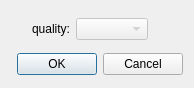
<?xml version="1.0" encoding="UTF-8"?>
<ui version="4.0">
 <class>QualityPickerDialog</class>
 <widget class="QDialog" name="QualityPickerDialog">
  <property name="geometry">
   <rect>
    <x>0</x>
    <y>0</y>
    <width>194</width>
    <height>88</height>
   </rect>
  </property>
  <property name="minimumSize">
   <size>
    <width>32</width>
    <height>32</height>
   </size>
  </property>
  <property name="windowTitle">
   <string>Pick quality</string>
  </property>
  <layout class="QVBoxLayout" name="verticalLayout">
   <item>
    <layout class="QHBoxLayout" name="horizontalLayout_2">
     <item>
      <spacer name="horizontalSpacer_2">
       <property name="orientation">
        <enum>Qt::Horizontal</enum>
       </property>
       <property name="sizeHint" stdset="0">
        <size>
         <width>40</width>
         <height>20</height>
        </size>
       </property>
      </spacer>
     </item>
     <item>
      <widget class="QLabel" name="channelName">
       <property name="text">
        <string>quality:</string>
       </property>
      </widget>
     </item>
     <item>
      <widget class="QComboBox" name="qualityCombo">
       <property name="enabled">
        <bool>false</bool>
       </property>
       <property name="sizePolicy">
        <sizepolicy hsizetype="Expanding" vsizetype="Fixed">
         <horstretch>0</horstretch>
         <verstretch>0</verstretch>
        </sizepolicy>
       </property>
      </widget>
     </item>
     <item>
      <widget class="QLabel" name="spinner">
       <property name="maximumSize">
        <size>
         <width>32</width>
         <height>32</height>
        </size>
       </property>
       <property name="text">
        <string/>
       </property>
      </widget>
     </item>
     <item>
      <spacer name="horizontalSpacer">
       <property name="orientation">
        <enum>Qt::Horizontal</enum>
       </property>
       <property name="sizeHint" stdset="0">
        <size>
         <width>40</width>
         <height>20</height>
        </size>
       </property>
      </spacer>
     </item>
    </layout>
   </item>
   <item>
    <widget class="QDialogButtonBox" name="buttonBox">
     <property name="orientation">
      <enum>Qt::Horizontal</enum>
     </property>
     <property name="standardButtons">
      <set>QDialogButtonBox::Cancel|QDialogButtonBox::Ok</set>
     </property>
    </widget>
   </item>
  </layout>
 </widget>
 <resources>
  <include location="../resources/player.qrc"/>
 </resources>
 <connections>
  <connection>
   <sender>buttonBox</sender>
   <signal>accepted()</signal>
   <receiver>QualityPickerDialog</receiver>
   <slot>accept()</slot>
   <hints>
    <hint type="sourcelabel">
     <x>248</x>
     <y>254</y>
    </hint>
    <hint type="destinationlabel">
     <x>157</x>
     <y>274</y>
    </hint>
   </hints>
  </connection>
  <connection>
   <sender>buttonBox</sender>
   <signal>rejected()</signal>
   <receiver>QualityPickerDialog</receiver>
   <slot>reject()</slot>
   <hints>
    <hint type="sourcelabel">
     <x>316</x>
     <y>260</y>
    </hint>
    <hint type="destinationlabel">
     <x>286</x>
     <y>274</y>
    </hint>
   </hints>
  </connection>
 </connections>
</ui>
